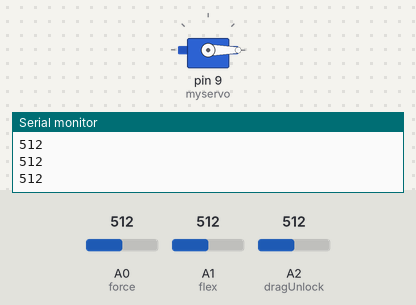
The sketch below on a simulated Arduino Uno, built with avr-gcc and run on an emulated ATmega328P. Parts: servo, the last lines printed to the serial monitor. The test bench sets the inputs (shaded band); at power-on: A1 (flex) = 512, A0 (force) = 512, A2 (dragUnlock) = 512.

Above: at 3.3 s.
3.4 s: A1 (flex) set to 54
8.2 s: A1 (flex) set to 45
At 12.3 s:
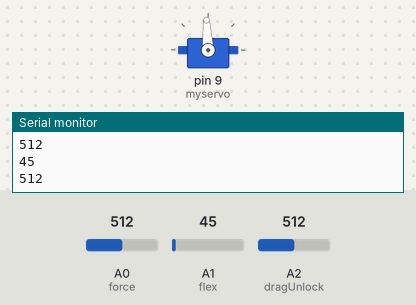
15.0 s: A1 (flex) set to 122
At 19.3 s:
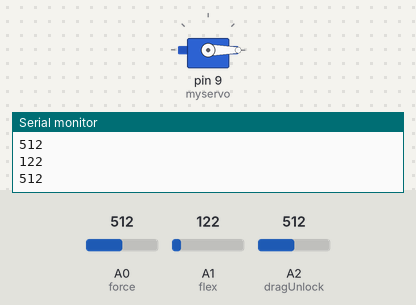
Timing chart, 0 to 20.8 s (numbered marks = the images above; inputs shaded):
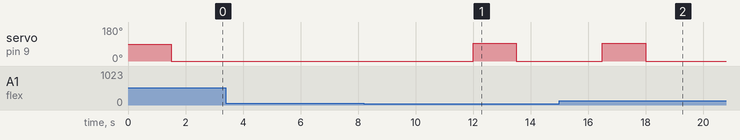

Measured:
- the behaviour switches between 51 and 50 on A1 (flex) (found by bisection; images 0 and 1)
- after the input at 8.2 s, servo on pin 9 (myservo): 0° → 93° after 3.8 s, → 0° 1.5 s later
- after the input at 15.0 s, servo on pin 9 (myservo): goes on until 18.0 s, then stays 0°

The sketch:

Janus_Arduino.ino
```cpp
/*declare pin*/
#include <Servo.h>
int force = A0;
int level;
//we will change LED to UNLOCKo
int dragUnlock = A2 ;
int x;
int unlock;
int mat = 12;
int flex = A1;
Servo myservo;

void setup() {
  pinMode(force, INPUT);
  pinMode(dragUnlock, INPUT);
  pinMode(flex, INPUT);
  myservo.attach(9);
  Serial.begin(9600);
}

void loop() {
  level = analogRead(force);
  Serial.println(level);
  if (level >= 500)
  {
    digitalWrite(mat, HIGH);
    delay(1500);
    digitalWrite(mat, LOW);
  }
  unlock = analogRead(dragUnlock);
  //x = map(level,0,150,0,250);
  //Serial.println(level);
  if (unlock >= 300)
  { //UNlock code
    myservo.writeMicroseconds(500);
    //digitalWrite(level2,1);
  }
  delay(1000);
  int flexed = analogRead(flex);
  Serial.println(flexed);
  if (flexed <= 50)
  { //LOCK CODE
    delay(2000);
    myservo.writeMicroseconds(1500);
  }
  // else
  // { //LOCK CODE
  //   myservo.writeMicroseconds(1500);
  //}
}
```
